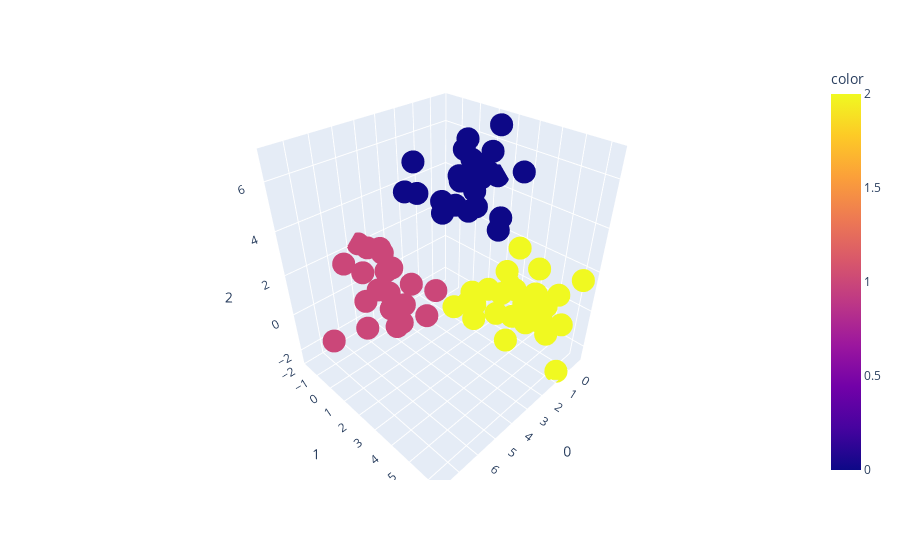

Notebook cell for this chart:
### Code cell
classes, new_centers = k_means(data, 3)

fig = px.scatter_3d(data, x=0, y=1, z=2, color=classes)
fig.show()
